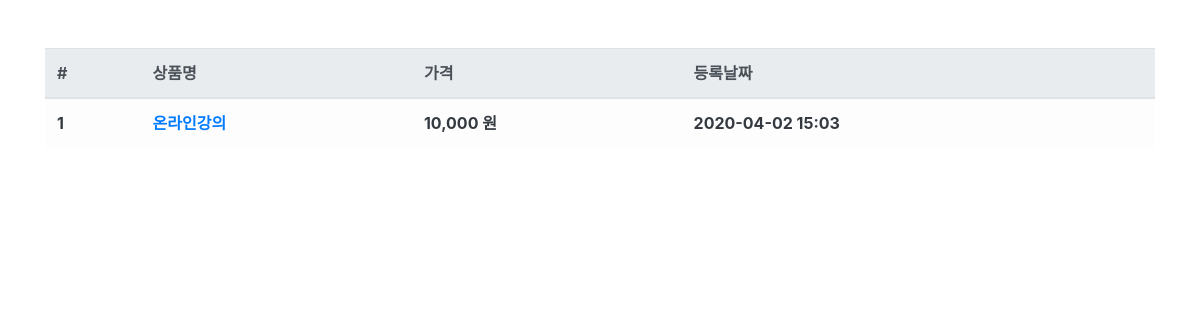
/product/, run on an earlier commit of the app's database.
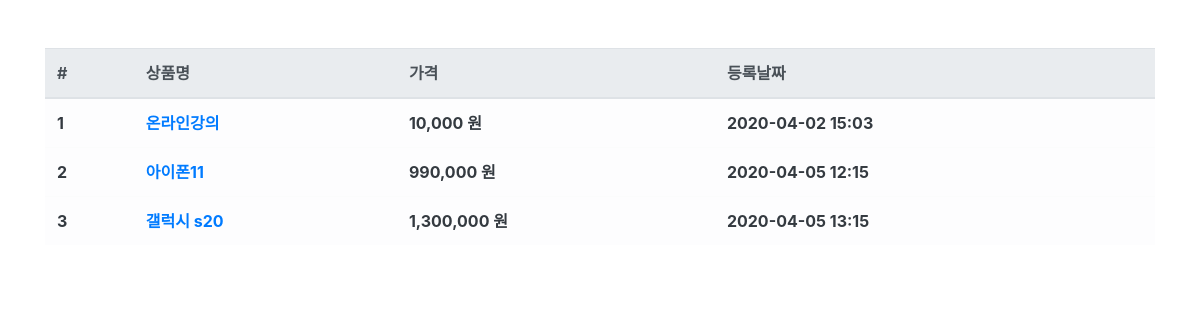
And on a later commit of the database.
### product/models.py (models this page shows, shortened)
class Product(models.Model):
	name = models.CharField(max_length=256, verbose_name='상품명')
	price = models.IntegerField(verbose_name='상품가격')
	description = models.TextField(verbose_name='상품설명')
	stock = models.IntegerField(verbose_name='재고')
	register_date = models.DateTimeField(auto_now_add=True, verbose_name='등록날짜')
	class Meta:
		db_table = 'advanceshop_product'
		verbose_name = '상품'
		verbose_name_plural = '상품'

### product/views.py (the view)
# urls.py: path('product/', ProductList.as_view()),
class ProductList(ListView):
	model = Product
	template_name = 'product.html'
	context_object_name = 'product_list' # object_list로도 사용가능하고 이름을 지정할 수 도 있음

### product/templates/product.html
{% extends "base.html" %}
{% load humanize %}
{% block contents %}
<div class="row mt-5">
	<div class="col-12">
		<table class="table table-light">
			<thead class="thead-light">
				<tr>
					<th scope="col">#</th>
					<th scope="col">상품명</th>
					<th scope="col">가격</th>
					<th scope="col">등록날짜</th>
				</tr>
			</thead>
			<tbody class="text-dark">
				{% for product in product_list %}
				<tr>
					<th scope="row">{{ product.id }}</th>
					<th scope="row"><a href="/product/{{ product.id }}">{{ product.name }}</a></th>
					<th scope="row">{{ product.price|intcomma }} 원</th>
					<th scope="row">{{ product.register_date|date:'Y-m-d H:i' }}</th>
				</tr>
				{% endfor %}
			</tbody>
		</table>
	</div>
</div>
{% endblock %}

### customer/templates/base.html (shortened to what this page needs)
<!DOCTYPE html>
<html>
<head>
	<link rel="stylesheet" href="https://stackpath.bootstrapcdn.com/bootstrap/4.4.1/css/bootstrap.min.css">
</head>
<body>
	<div class="container">
		{% block contents %}
		{% endblock %}
	</div>
</body>
</html>

What changed in the data, as far as the page shows it:
added Product: id "2", name "아이폰11", price "990,000", register_date "2020-04-05 12:15"
added Product: id "3", name "갤럭시 s20", price "1,300,000", register_date "2020-04-05 13:15"
